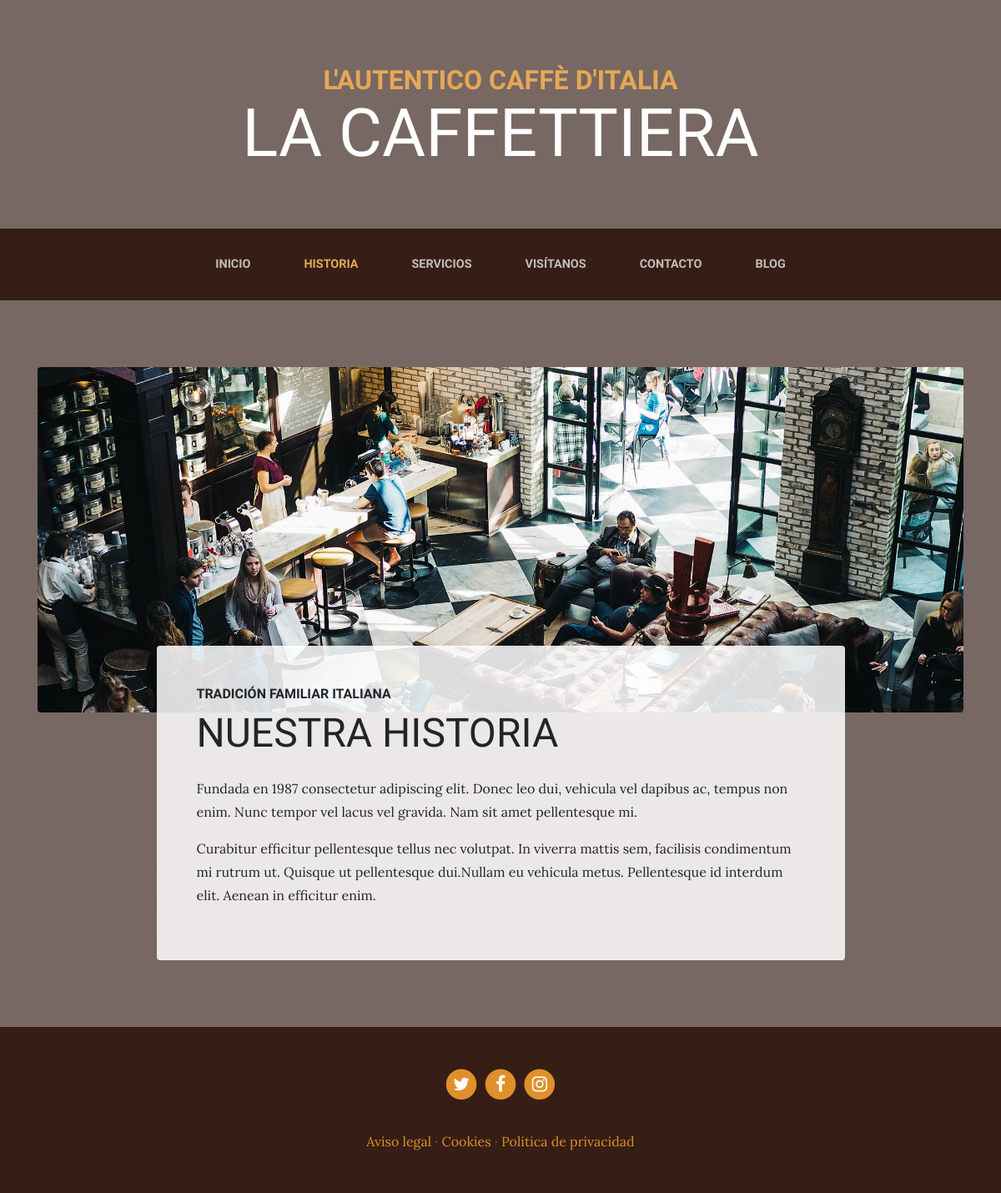
Page /about/ on the earlier database version.
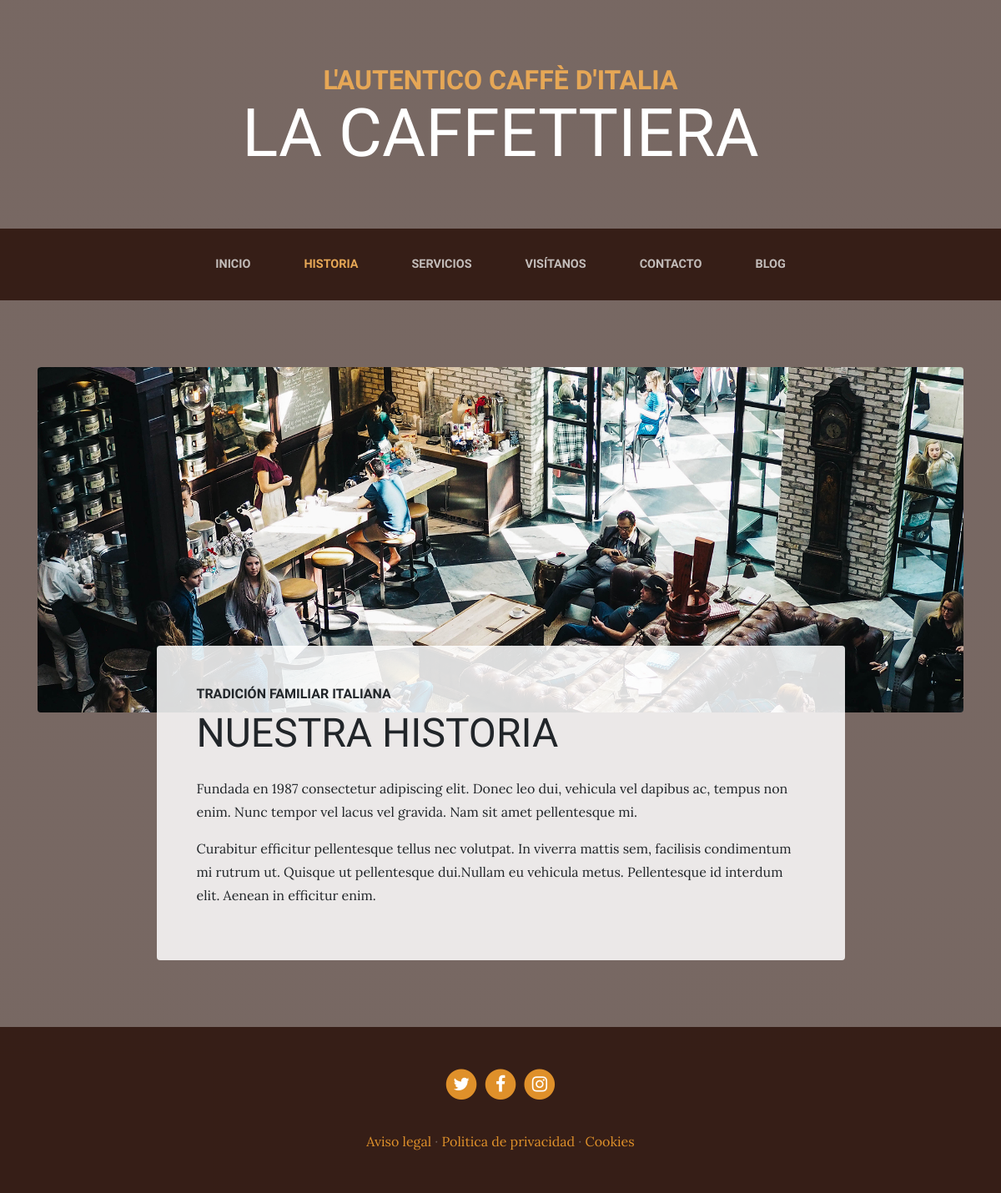
Same page on the later database version.
### pages/models.py (models this page shows, shortened)
class Page(models.Model):
    title = models.CharField(verbose_name="Titulo", max_length=200)
    content = RichTextField(verbose_name="Contenido")
    order = models.SmallIntegerField(verbose_name="Orden", default=0)
    created = models.DateTimeField(auto_now_add=True,
        verbose_name="Fecha de creación")
    updated = models.DateTimeField(auto_now=True,
        verbose_name="Fecha de edición")
    class Meta:
        verbose_name = "pagina"
        verbose_name_plural = "paginas"
        ordering = ['order','title']

### core/views.py (the view)
# urls.py: path('about/', views.about, name="about"),
def about(request):
    return render(request, "core/about.html")

### pages/templatetags/pages_extras.py (called while the page is built)
@register.simple_tag
def get_page_list():
    pages = Page.objects.all()
    return pages

### social/processors.py (called while the page is built)
def ctx_dict(request):
    ctx ={}
    links = Link.objects.all()
    for link in links:
        ctx[link.key] = link.url
    return ctx

### core/templates/core/about.html (shortened to what this page needs)
{% extends 'core/base.html' %}
{% load static %}
{% block content %}
<section class="page-section about-heading">
  <div class="container">
    <img class="img-fluid rounded about-heading-img mb-3 mb-lg-0" src="{% static 'core/img/about.jpg' %}" alt="">
    <div class="about-heading-content">
      <div class="row">
        <div class="col-xl-9 col-lg-10 mx-auto">
          <div class="bg-faded rounded p-5">
            <h2 class="section-heading mb-4">
              <span class="section-heading-upper">Tradición familiar italiana</span>
              <span class="section-heading-lower">Nuestra historia</span>
            </h2>
            <p>Fundada en 1987 consectetur adipiscing elit. Donec leo dui, vehicula vel dapibus ac, tempus non enim. Nunc tempor vel lacus vel gravida. Nam sit amet pellentesque mi. </p>
            <p>Curabitur efficitur pellentesque tellus nec volutpat. In viverra mattis sem, facilisis condimentum mi rutrum ut. Quisque ut pellentesque dui.Nullam eu vehicula metus. Pellentesque id interdum elit. Aenean in efficitur enim.</p>
          </div>
        </div>
      </div>
    </div>
  </div>
</section>
{% endblock %}

### core/templates/core/base.html (shortened to what this page needs)
<!DOCTYPE html>
<html lang="es">
  <head>
{% load static %}
    <link href="{% static 'core/vendor/bootstrap/css/bootstrap.min.css'%}" rel="stylesheet">
    <link href="{% static 'core/vendor/font-awesome/css/font-awesome.min.css'%}" rel="stylesheet" type="text/css">
    <link href="{% static 'core/css/business-casual.css'%}" rel="stylesheet">
  </head>
  <body>
    <h1 class="site-heading text-center text-white d-none d-lg-block">
      <span class="site-heading-upper text-primary mb-3">L'autentico caffè d'italia</span>
      <span class="site-heading-lower">La Caffettiera</span>
    </h1>
    <nav class="navbar navbar-expand-lg navbar-dark py-lg-4" id="mainNav">
      <div class="container">
        <div class="collapse navbar-collapse" id="navbarResponsive">
          <ul class="navbar-nav mx-auto">
            <li class="nav-item px-lg-4 {% if request.path == '/' %}active{% endif %}">
              <a class="nav-link text-uppercase text-expanded" href="{% url 'home' %}">Inicio</a>
            </li>
            <li class="nav-item px-lg-4 {% if request.path == '/about/' %}active{% endif %}">
              <a class="nav-link text-uppercase text-expanded" href="{% url 'about' %}">Historia</a>
            </li>
            <li class="nav-item px-lg-4 {% if request.path == '/services/' %}active{% endif %}">
              <a class="nav-link text-uppercase text-expanded" href="{% url 'services' %}">Servicios</a>
            </li>
            <li class="nav-item px-lg-4 {% if request.path == '/store/' %}active{% endif %}">
              <a class="nav-link text-uppercase text-expanded" href="{% url 'store' %}">Visítanos</a>
            </li>
            <li class="nav-item px-lg-4 {% if request.path == '/contact/' %}active{% endif %}">
              <a class="nav-link text-uppercase text-expanded" href="{% url 'contact' %}">Contacto</a>
            </li>
            <li class="nav-item px-lg-4 {% if request.path|slice:":6" == '/blog/' %}active{% endif %}">
              <a class="nav-link text-uppercase text-expanded" href="{% url 'blog' %}">Blog</a>
            </li>
          </ul>
        </div>
      </div>
    </nav>
{% block content %}
{% endblock %}
    <footer class="footer text-faded text-center py-5">
      <div class="container">
        <p class="m-0">
        {% if LINK_TWITTER %}
	        <a href="{{LINK_TWITTER}}" class="link">
	          <span class="fa-stack fa-lg">
	            <i class="fa fa-circle fa-stack-2x"></i>
	            <i class="fa fa-twitter fa-stack-1x fa-inverse"></i>
	          </span>
	        </a>
          {% endif %}
          {% if LINK_FACEBOOK %}
	        <a href="{{LINK_FACEBOOK}}" class="link">
	          <span class="fa-stack fa-lg">
	            <i class="fa fa-circle fa-stack-2x"></i>
	            <i class="fa fa-facebook fa-stack-1x fa-inverse"></i>
	          </span>
	        </a>
          {% endif%}
          {% if LINK_INSTAGRAM %}
	        <a href="{{LINK_INSTAGRAM}}" class="link">
	          <span class="fa-stack fa-lg">
	            <i class="fa fa-circle fa-stack-2x"></i>
	            <i class="fa fa-instagram fa-stack-1x fa-inverse"></i>
	          </span>
	        </a>
          {% endif%}
	    </p>
        <p class="m-0 mbt">
        {%load pages_extras%}
        {% get_page_list as page_list %}
        {% for page in page_list%}
          <a href="{% url 'page' page.id page.title|slugify %}" class="link">{{page.title}}</a> {% if not forloop.last %}·{% endif%}
        {% endfor %}
      </div>
	</footer>
  </body>
</html>

Differences in the rows shown:
changed Page "Politica de privacidad": now shows "·"; moves up the list
changed Page "Cookies": no longer shows "·"
